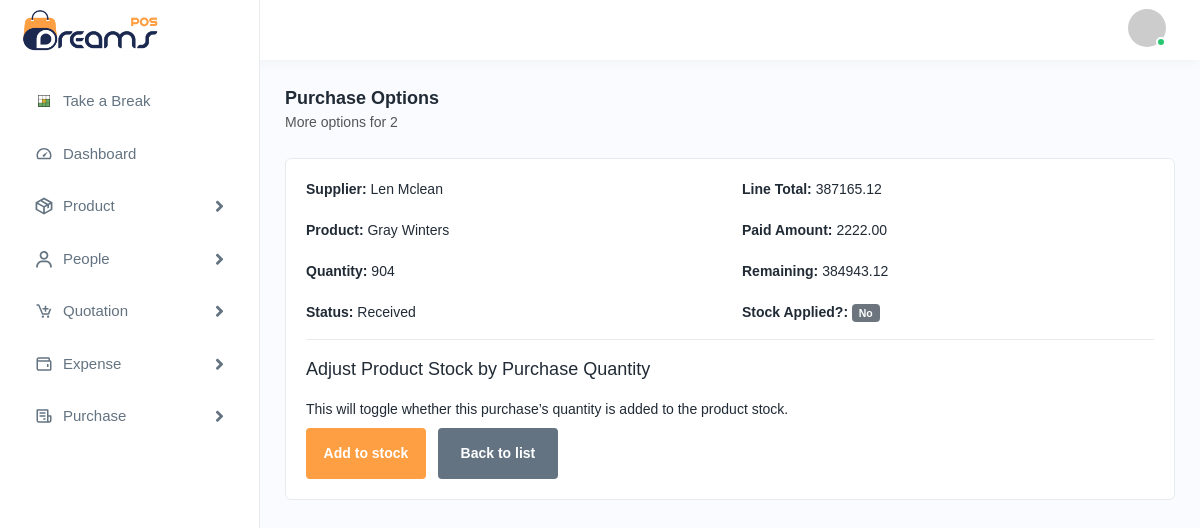
/purchases/12/more-options/ (signed in), run on an earlier commit of the app's database.
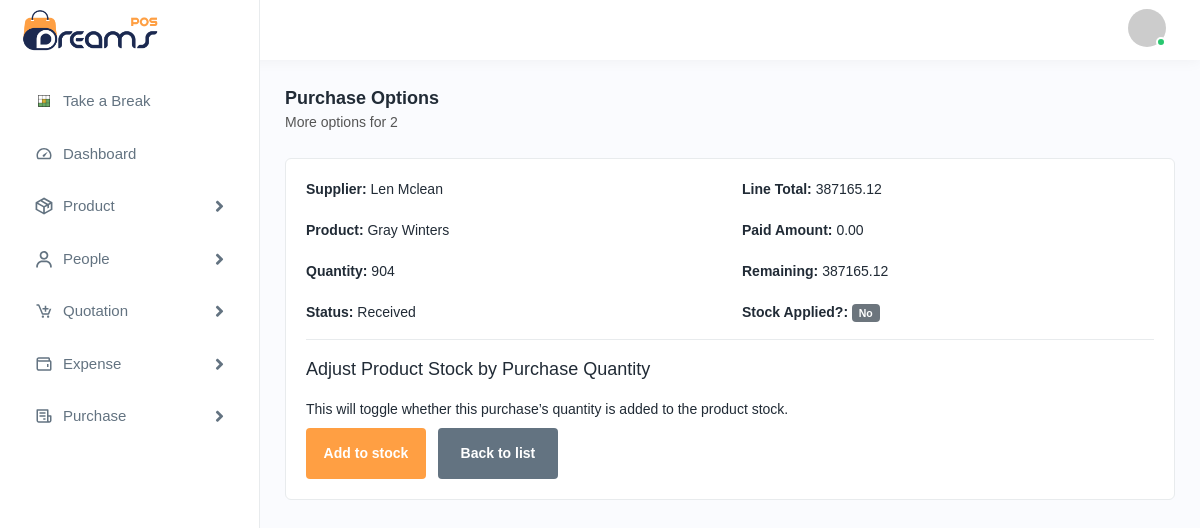
And on a later commit of the database.
### mainapp/models.py (models this page shows)
class Purchase(models.Model):
    class StatusChoices(models.TextChoices):
        PENDING = "pending", "Pending"
        ORDERED = "ordered", "Ordered"
        RECEIVED = "received", "Received"
        CANCELLED = "cancelled", "Cancelled"
    class PaymentStatusChoices(models.TextChoices):
        UNPAID = "unpaid", "Unpaid"
        PARTIAL = "partial", "Partial"
        PAID = "paid", "Paid"
    supplier = models.ForeignKey(
        "Supplier",
        on_delete=models.SET_NULL,
        null=True,
        blank=True,
        related_name="purchases",
    )
    product = models.ForeignKey(
        "Product",
        on_delete=models.SET_NULL,
        null=True,
        blank=True,
        related_name="purchases",
    )
    reference = models.CharField(max_length=255, unique=True)
    purchase_date = models.DateField()
    quantity = models.IntegerField()
    is_quantity_added_to_product = models.BooleanField(default=False)
    unit_price = models.DecimalField(max_digits=12, decimal_places=2)
    discount = models.DecimalField(max_digits=12, decimal_places=2, default=0)
    tax_rate = models.DecimalField(max_digits=5, decimal_places=2, default=0)
    tax_amount = models.DecimalField(max_digits=12, decimal_places=2, default=0)
    line_total = models.DecimalField(max_digits=12, decimal_places=2, default=0)
    status = models.CharField(
        max_length=20,
        choices=StatusChoices.choices,
        default=StatusChoices.PENDING,
    )
    payment_status = models.CharField(
        max_length=20,
        choices=PaymentStatusChoices.choices,
        default=PaymentStatusChoices.UNPAID,
    )
    paid_amount = models.DecimalField(max_digits=12, decimal_places=2, default=0)
    description = models.TextField(blank=True, null=True)
    created_at = models.DateTimeField(auto_now_add=True)
    updated_at = models.DateTimeField(auto_now=True)
    @property
    def remaining_amount(self):
        return self.line_total - self.paid_amount

class Supplier(models.Model):
    name = models.CharField(max_length=255)
    email = models.EmailField(null=True, blank=True)
    phone = models.CharField(max_length=20, null=True, blank=True)
    country = models.CharField(max_length=255, null=True, blank=True)
    city = models.CharField(max_length=255, null=True, blank=True)
    address = models.CharField(max_length=255, null=True, blank=True)
    description = models.TextField(null=True, blank=True)
    avatar = models.ImageField(upload_to="suppliers/", null=True, blank=True)
    created_at = models.DateTimeField(auto_now_add=True)
    updated_at = models.DateTimeField(auto_now=True)

class Product(models.Model):
    STATUS_CHOICES = [
        ("active", "Active"),
        ("inactive", "Inactive"),
    ]
    name = models.CharField(max_length=255)
    sub_category = models.ForeignKey(
        "SubCategory",
        on_delete=models.PROTECT,
        related_name="products",
        blank=True,
        null=True,
    )
    unit = models.CharField(max_length=16)
    sku = models.CharField(max_length=255, unique=True)
    quantity = models.PositiveIntegerField(default=0)
    description = models.TextField(blank=True, null=True)
    status = models.CharField(
        max_length=10,
        choices=STATUS_CHOICES,
        default="active",
    )
    price = models.DecimalField(max_digits=8, decimal_places=2)
    discount_percentage = models.DecimalField(
        max_digits=5,
        decimal_places=2,
        default=0,
    )
    main_image = models.ImageField(
        upload_to="products/",
        blank=True,
        null=True,
    )
    created_at = models.DateTimeField(auto_now_add=True)
    updated_at = models.DateTimeField(auto_now=True)

### mainapp/views.py (the view)
@login_required
def purchase_more_options(request, pk):
    purchase = get_object_or_404(
        Purchase.objects.select_related("product", "supplier"), pk=pk
    )
    return render(request, "purchases/more_options.html", {"purchase": purchase})

### mainapp/templates/purchases/more_options.html (shortened to what this page needs)
{% extends "base.html" %}
{% load static %}
{% block content %}
<div class="page-header">
    <div class="page-title">
        <h4>Purchase Options</h4>
        <h6>More options for {{ purchase.reference }}</h6>
    </div>
</div>
<div class="card">
    <div class="card-body">
        <div class="row mb-3">
            <div class="col-lg-6">
                <p><strong>Supplier:</strong> {{ purchase.supplier.name }}</p>
                <p><strong>Product:</strong> {{ purchase.product.name }}</p>
                <p><strong>Quantity:</strong> {{ purchase.quantity }}</p>
                <p><strong>Status:</strong> {{ purchase.get_status_display }}</p>
            </div>
            <div class="col-lg-6">
                <p><strong>Line Total:</strong> {{ purchase.line_total }}</p>
                <p><strong>Paid Amount:</strong> {{ purchase.paid_amount }}</p>
                <p><strong>Remaining:</strong> {{ purchase.remaining_amount }}</p>
                <p><strong>Stock Applied?:</strong>
                    {% if purchase.is_quantity_added_to_product %}
                        <span class="badge bg-success">Yes</span>
                    {% else %}
                        <span class="badge bg-secondary">No</span>
                    {% endif %}
                </p>
            </div>
        </div>
        <hr>
        <h6 class="mb-3">Adjust Product Stock by Purchase Quantity</h6>
        <form method="post" action="{% url 'purchases_adjust_quantity' %}">
            <p class="mb-2">
                This will toggle whether this purchase’s quantity is added to the product stock.
            </p>
            <button type="submit" class="btn btn-submit me-2">
                {% if purchase.is_quantity_added_to_product %}
                    Remove from stock
                {% else %}
                    Add to stock
                {% endif %}
            </button>
            <a href="{% url 'purchases_index' %}" class="btn btn-cancel">Back to list</a>
        </form>
    </div>
</div>
{% endblock %}

What changed in the data, as far as the page shows it:
changed Purchase "Received": paid_amount "2222.00" → "0.00"; remaining_amount "384943.12" → "387165.12"
